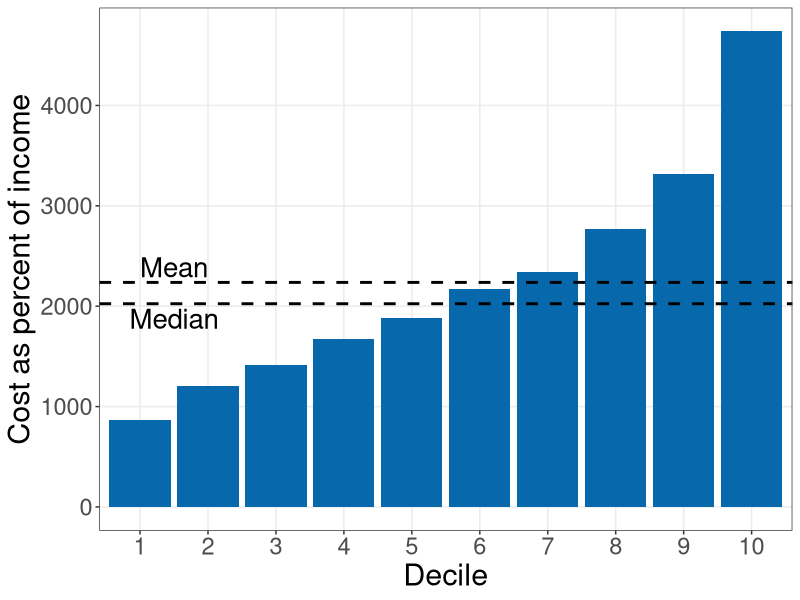
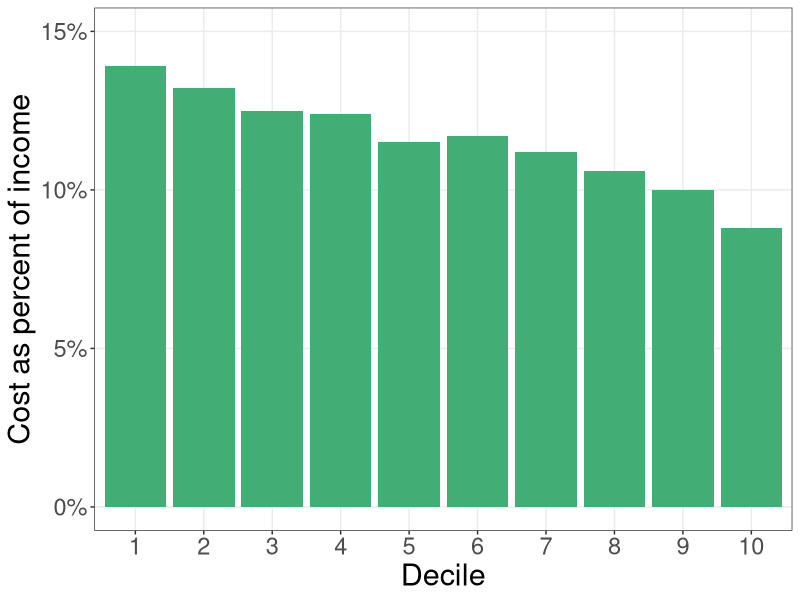

Source code (R) for these figures, in order:
library(readxl)
library(ggplot2)
library(gridExtra)

fremsted_paul <- read_excel("indmarketdemand/fremsted_paul.xlsx")


plot1 <-
  ggplot(fremsted_paul, aes(as.factor(Decile), cost_per_person)) +
  geom_bar(position = "dodge", stat = "identity", fill = "#0868ac") +
  geom_hline(yintercept = mean(fremsted_paul$cost_per_person), lty = 2, size = 1) +
  annotate("text", x = 1.5, y = 2387, label = "Mean", size = 7) +
  geom_hline(yintercept = median(fremsted_paul$cost_per_person), lty = 2, size = 1) + 
  annotate("text", x = 1.5, y = 1874, label = "Median", size = 7) +
  theme_bw()  +
  labs(y = "Cost as percent of income",
       x = "Decile") +
  theme(axis.text = element_text(size=17),
        axis.title = element_text(size=22),
        text = element_text(size=17),
        panel.grid.minor = element_blank())


plot2 <-
  ggplot(fremsted_paul, aes(as.factor(Decile), cost_percent_inc)) +
  geom_bar(position = "dodge", stat = "identity", fill = "#41ae76") +
  scale_y_continuous(labels = scales::percent_format(accuracy = 1), limits = c(NA, 0.15)) +
  theme_bw()  +
  labs(y = "Cost as percent of income",
       x = "Decile") +
  theme(axis.text=element_text(size=17),
        axis.title=element_text(size=22),
        text = element_text(size=17),
        panel.grid.minor = element_blank())

ggsave("indmarketdemand/plot_fp_A.pdf", plot1, width = 9, height = 7)
ggsave("indmarketdemand/plot_fp_B.pdf", plot2, width = 9, height = 7)
